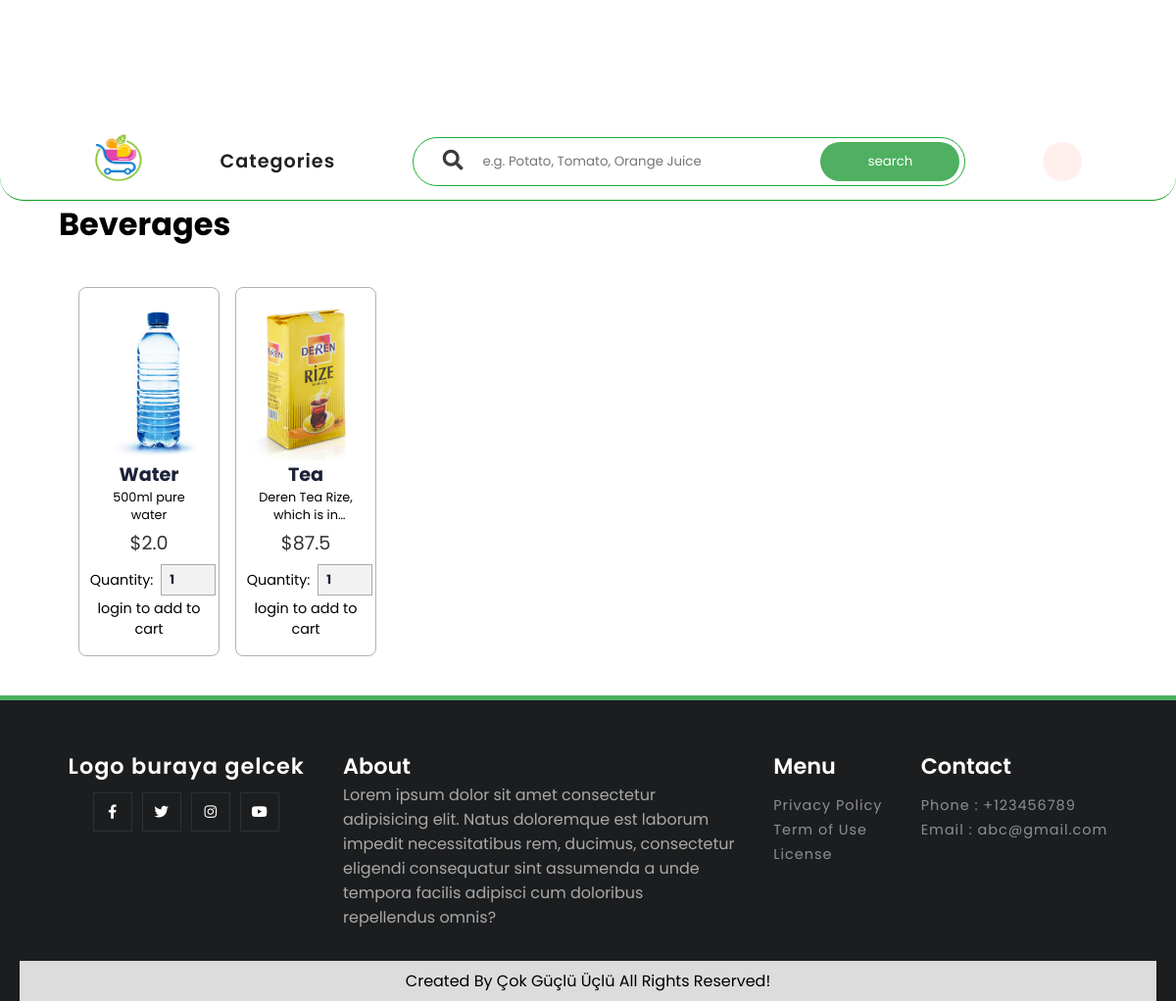
Screenshot of /item/category/beverages/ with the database file from the repository.
### item/models.py (models this page shows, shortened)
class Category(models.Model):
    name = models.CharField(max_length=100, unique=True)
    slug = models.SlugField(max_length=100, unique=True)
    class Meta:
        verbose_name_plural = 'Categories'

class Product(models.Model):
    name = models.CharField(max_length=100)
    image = models.ImageField(upload_to='product_images', blank=True, null=True)
    price = models.FloatField(null=False, blank=False)
    description = models.TextField()
    slug = models.SlugField(max_length=100, unique=True)

### item/views.py (the view)
# urls.py: path("category/<slug:category_slug>/", category, name="category"),
def category(request, category_slug):
    category_object = get_object_or_404(Category, slug=category_slug)
    categories = Category.objects.all()
    associated_products = Product.objects.filter(productcategory__category=category_object)
    context = {
        'categories': categories,
        'category': category_object,
        'products': associated_products,
    }
    return render(request, 'item/category.html', context)

### item/templates/item/category.html (shortened to what this page needs)
{% extends 'layout.html' %}
{% load static %}
{% block additionalStyles %}
  <link rel="stylesheet" href="{% static 'css/category.css' %}">
{% endblock %}
{% block content %}
  <h1 style="margin-left: 5vw;" > {{category.name}} </h1>
  <div class="product-container">
    {% if products %}
      {% for product in products %}
          <div class="product-box">
            <img src="{{ product.image.url }}" alt="">
            <h3> {{ product.name }}</h3>
            <p class="description multiline">{{ product.description }}
            </p>
            <div class="bottom-section">
              <div class="price">${{ product.price }}</div>
              <div class="quantity">
                <span>quantity: </span>
                <input type="number" min="1" max="100" value="1">
              </div>
              {% if user.is_authenticated %}
                <a href="#" class="btn">add to cart</a>
              {% else %}
                  <p class="warn_info">
                    <button onclick="openLoginForm()">login</button>
                    to add to cart
                  </p>
              {% endif %}
            </div>
          </div>
      {% endfor %}
    {% else %}
      <p>No products available at the moment.</p>
    {% endif %}
  </div>
{% endblock %}

### core/static/css/base.css (style rules this page uses)
* { font-family: poppins; margin: 0px; padding: 0px; box-sizing: border-box; scroll-behavior: smooth; }
body { margin: 0px; margin-top: 7rem; padding: 0px; font-family: poppins; }
:root { --swiper-theme-color: #007aff; --swiper-navigation-size: 44px; --primary-color: #3bb77e; --secondary: #ffba43; --bg: #e2f9ee; --black: #1c2137; --white: #fff; --box-shadow: 0 .5rem 1rem rgba(0, 0, 0, 0.1); }
:root { --primary-color: #3bb77e; --box-shadow: 0 0.2rem 0.4rem rgba(0, 0, 0, 0.1); --white: #fff; --black: #1c2137; }

### item/static/css/category.css (style rules this page uses)
.product-container { display: flex; flex-wrap: wrap; gap: 1rem; padding-left: 5rem; padding-right: 5rem; margin: 40px 0px; }
.product-container .product-box { width: 12vw; display: flex; flex-direction: column; text-align: center; padding: 1rem; border: .05rem solid rgba(0, 0, 0, .3); border-radius: .5rem; overflow: hidden; position: relative; }
.product-container .product-box img { height: 10rem; max-width: min-content; align-self: center; }
.product-container .product-box h3 { color: var(--black); font-size: 1.2rem; text-transform: capitalize; }
.product-container .product-box .description { font-size: .8rem; max-width: 10rem; white-space: nowrap; overflow: hidden; text-overflow: ellipsis; margin: 0 auto; text-align: center; }
.product-container .product-box .description.multiline { white-space: normal; display: -webkit-box; -webkit-line-clamp: 2; -webkit-box-orient: vertical; }
.product-container .product-box .bottom-section { margin-top: auto; }
.product-container .product-box .price { font-size: 1.2rem; color: #333; padding: .3rem; padding-bottom: 0; }
.product-container .product-box .quantity { display: flex; align-items: center; justify-content: center; padding-top: .3rem; text-transform: capitalize; }
.product-container .product-box .quantity span { padding: 0.5rem; font-size: .9rem; }
.product-container .product-box .quantity input { border: .1rem solid rgba(0, 0, 0, .3); max-height: 2rem; max-width: 3.5rem; font-size: 0.8rem; font-weight: bolder; color: var(--black); padding: .5rem; background: rgba(0, 0, 0, .05); }
.warn_info { font-size: .9rem; }
.warn_info button { font-size: .9rem; border: none!important; background: transparent!important; }

### rows the page displays
Category: name "Beverages"
Product: image (picture), name "Water", description "500ml pure water", price "2.0"
Product: image (picture), name "Tea", description "Deren Tea Rize, which is…", price "87.5"
